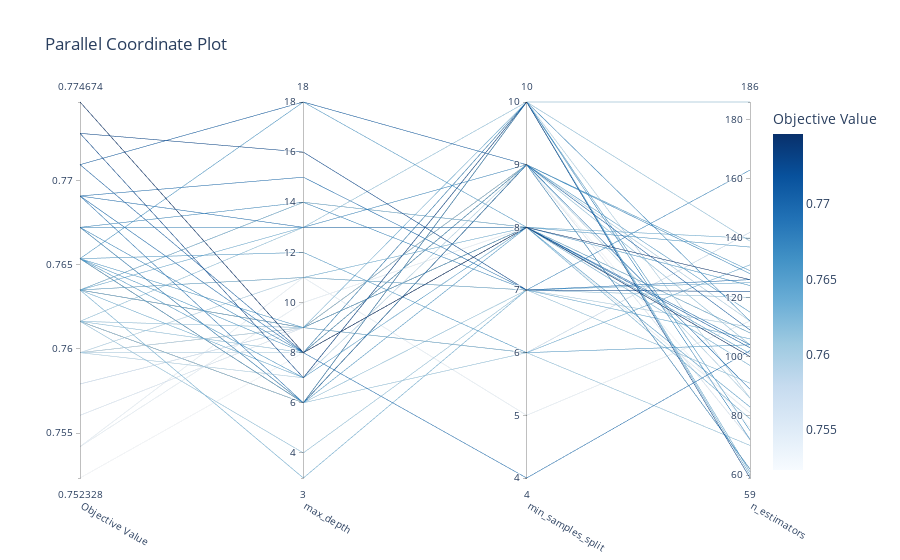

Notebook code cell kept with this figure:
### Code cell
# 2. Parallel Coordinates Plot
plot_parallel_coordinate(study).show()
